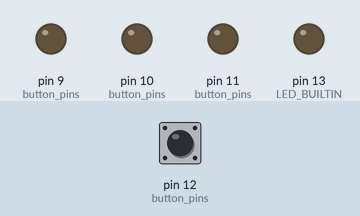
This sketch was run on a simulated Arduino Uno, built with avr-gcc and run on an emulated ATmega328P. On the bench: output pins drawn as LEDs (lit = HIGH). The test bench sets the inputs (shaded band); at power-on: pin 12 (button_pins) HIGH. What the sketch prints to the serial monitor is not drawn.

Above: at 1.2 s.
1.3 s: pin 12 (button_pins) pulled LOW for 0.15 s
At 1.42 s:
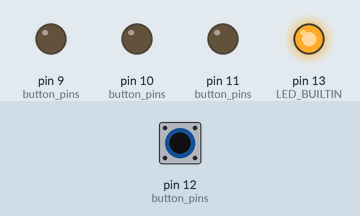
3.0 s: pin 12 (button_pins) pulled LOW for 3.2 s
At 7.2 s:
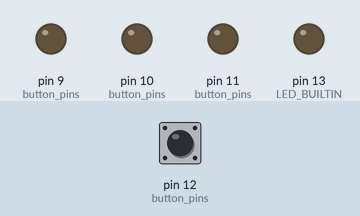
Timing chart, 0 to 8.7 s (numbered marks = the images above; inputs shaded):
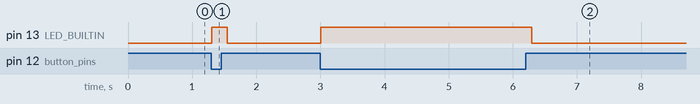

The sketch:

real-button.ino
```cpp
struct RGBButton {
  int buttonPin;
  int rPin;
  int gPin;
  int bPin;
};

// Add a line here for each RGB button attached. No more than 30 (even if you have a very large number of IO pins!)
const RGBButton button_pins[] = {
  {12,11,10,9}
};

#define debounce 100 // ms
#define poll 10 // ms
const int BUTTON_COUNT = sizeof(button_pins) / sizeof(button_pins[0]);
int latches[BUTTON_COUNT];

void setup() {
  pinMode(LED_BUILTIN, OUTPUT);
  digitalWrite(LED_BUILTIN, HIGH);
  Serial.begin(9600);
  for (int pin = 0; pin < BUTTON_COUNT; pin++) {
    pinMode(button_pins[pin].buttonPin, INPUT_PULLUP);
    pinMode(button_pins[pin].rPin, OUTPUT);
    pinMode(button_pins[pin].gPin, OUTPUT);
    pinMode(button_pins[pin].bPin, OUTPUT);
  }
  digitalWrite(LED_BUILTIN, LOW);
}

void loop() {
  bool allOff = true;
  for (int pin = 0; pin < BUTTON_COUNT; pin++) {
    allOff = !checkButton(pin) && allOff;
  }
  if (allOff) {
      digitalWrite(LED_BUILTIN, LOW);
  }
  checkLEDs();
  delay(poll);
}

// checkButton sees whether a button is pressed, sends a message over serial if it is
// and returns "true" immediately afterwards, and continuously until the debounce period
// is completed.
bool checkButton(int pin) {
  if (!digitalRead(button_pins[pin].buttonPin)) {
    if(!latches[pin]) {
      digitalWrite(LED_BUILTIN, HIGH);
      Serial.write(pin);
      latches[pin] = debounce;
    }
  } else {
    if (latches[pin] > 0) {
      latches[pin] -= poll;
    }
  }

  return latches[pin] > 0;
}

void checkLEDs() {
  if (Serial.available() == 0) {
    return;
  }

  int command = Serial.read();
  int pin = command & 0b00011111;
  bool r = (command & 0b10000000) > 0;
  bool g = (command & 0b01000000) > 0;
  bool b = (command & 0b00100000) > 0;

  // Special Commands
  if (pin == 31) {
    specialResponses(command >> 5);
    return;
  }

  if (pin >= BUTTON_COUNT) {
    return;
  }

  digitalWrite(button_pins[pin].rPin, r);
  digitalWrite(button_pins[pin].gPin, g);
  digitalWrite(button_pins[pin].bPin, b);
}

void specialResponses(int cmd) {
  Serial.write(0b11100000 + BUTTON_COUNT);
}
```

Measured:
- after the input at 1.3 s, pin 13 (LED_BUILTIN): LOW → HIGH at once, → LOW 0.24 s later
- after the input at 3.0 s, pin 13 (LED_BUILTIN): LOW → HIGH at once, → LOW 3.3 s later
